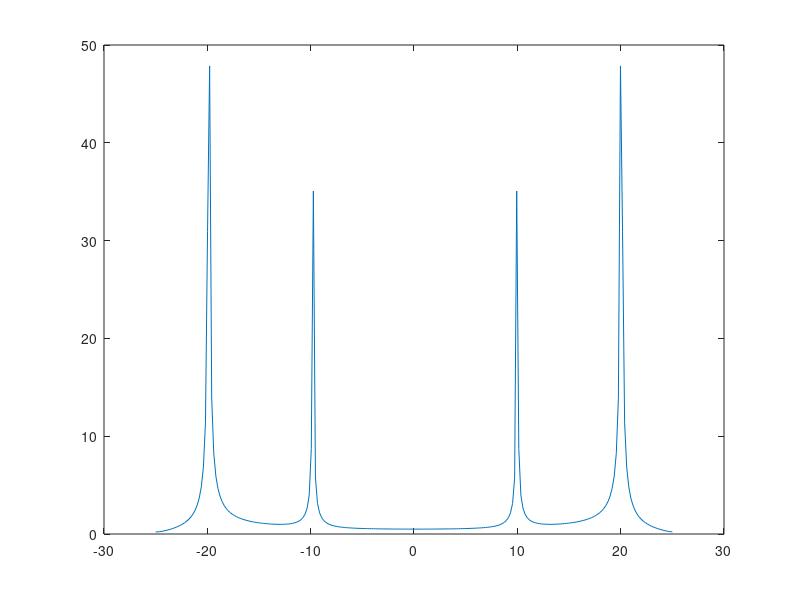

This chart was generated by the following MATLAB code:
t=linspace(0,5,250);
y=0.5*cos(30*2*pi*t)+0.3*sin(40*2*pi*t);
YinF=fftshift(fft(y));
F=linspace(-25,25,length(y))
figure();
plot(F,abs(YinF))